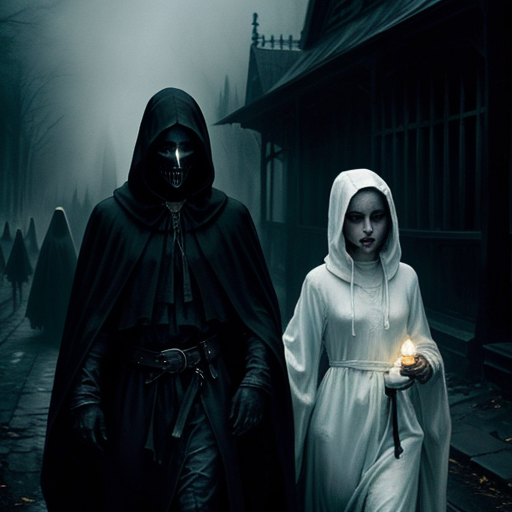
#> input picture assets/enemies/animas_procesion.png, 512 x 512 px
$ python campesino_attack_nose.py ../../assets/enemies/animas_procesion.png ../../assets/enemies/boyero_maldito.png 5 5
#> lines starting #> are read from the running program, lines starting #| are printed output that depends on the picture
# Paint a small shaded profile nose (facing left), drawn at 8x and downsampled.
from PIL import Image, ImageDraw, ImageFilter
S="/tmp/claude-0/-home-user-darkest-tico/0e0649c4-68de-512a-876e-2d9bfe94fd76/scratchpad"
import sys
src,out=sys.argv[1],sys.argv[2]
ox,oy=int(sys.argv[3]),int(sys.argv[4])      # top of the bridge (between the brows), sprite px
K=8
im=Image.open(src).convert("RGBA")
W,H=16,16
big=Image.new("RGBA",(W*K,H*K),(0,0,0,0)); d=ImageDraw.Draw(big)
#> after `big = Image.new('RGBA', (W * K, H * K), (0, 0, 0, 0))`: big: PIL image 128x128 RGBA; every value is 0
P=lambda x,y:(x*K,y*K)
# nose body: bridge from (9,0) down-left to the tip (2,9), round tip, underside back to (8,11), up the cheek line (10,6)
body=[P(9,0),P(7,3),P(4,6.5),P(2,9),P(2.2,10.6),P(4,11.4),P(6.5,11),P(8.5,11.6),P(10.5,9),P(10.5,4)]
d.polygon(body,fill=(118,80,58,255))
# shadow on the cheek side
d.polygon([P(8,5),P(10.5,4),P(10.5,9),P(8.5,11.6),P(7.5,9)],fill=(84,54,40,255))
# lit bridge and tip highlight
d.line([P(8.6,0.8),P(5,5.2),P(3,8.4)],fill=(170,124,95,255),width=int(1.3*K))
d.ellipse([P(2.4,8.4)[0],P(2.4,8.4)[1],P(4.4,10.2)[0],P(4.4,10.2)[1]],fill=(160,112,84,255))
# nostril
d.ellipse([P(5,9.6)[0],P(5,9.6)[1],P(7.3,10.9)[0],P(7.3,10.9)[1]],fill=(40,24,18,255))
big=big.filter(ImageFilter.GaussianBlur(K*0.35))
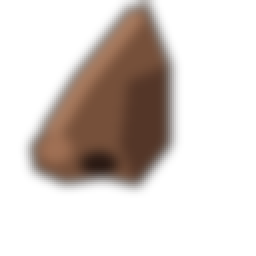
#> big: PIL image 128x128 RGBA (shown 2 times larger); mean R, G, B, A 29, 19.8, 14.7, 63.4; transparent parts drawn white
small=big.resize((W,H),Image.LANCZOS)
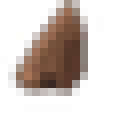
#> small: PIL image 16x16 RGBA (shown 8 times larger); mean R, G, B, A 41, 28.9, 21.5, 63.6; transparent parts drawn white
res=im.copy(); res.alpha_composite(small,(ox-9,oy))
res.save(out)
bg=Image.new("RGBA",res.size,(58,42,30,255)); bg.alpha_composite(res)
#> after `bg = Image.new('RGBA', res.size, (58, 42, 30, 255))`:
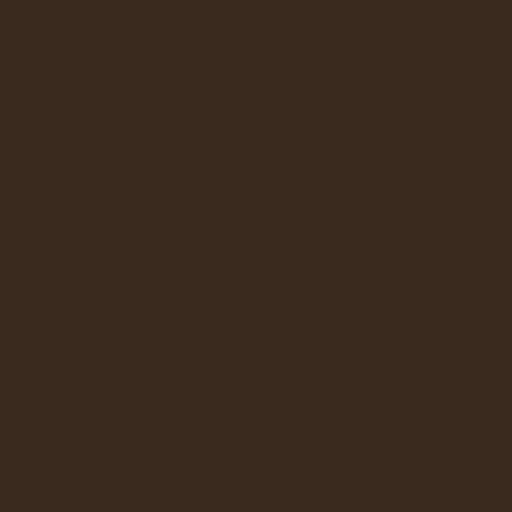
#> bg: PIL image 512x512 RGBA; mean R, G, B, A 58, 42, 30, 255
bg.convert("RGB").crop((70,55,150,135)).resize((400,400),Image.LANCZOS).save(f"{S}/nose_zoom.png")
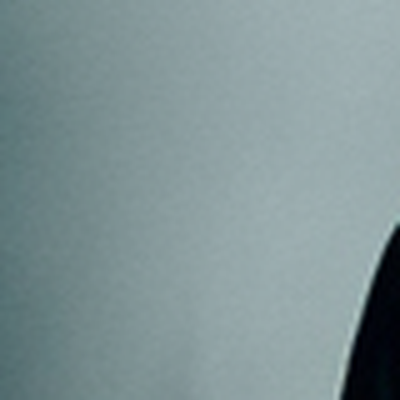
#> saved as nose_zoom.png: PIL image 400x400 RGB; mean R, G, B 129.2, 148.6, 150.6

$ run again, on assets/enemies/brujo_de_la_montana.png
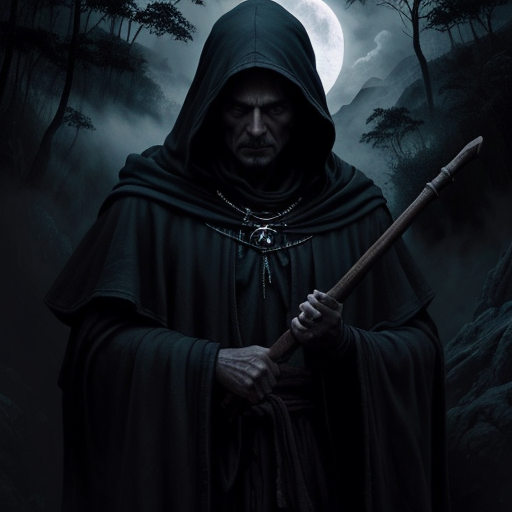
#> input picture assets/enemies/brujo_de_la_montana.png, 512 x 512 px
#> `bg.convert("RGB").crop((70,55,150,135)).resize((400,400),Image.LANCZOS..`:
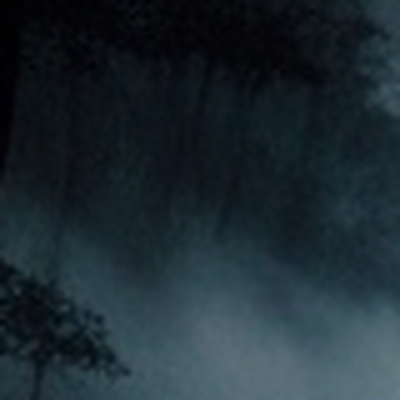
#> saved as nose_zoom.png: PIL image 400x400 RGB; mean R, G, B 29.2, 42.2, 49.4

$ run again, on assets/enemies/buey_de_ceniza.png
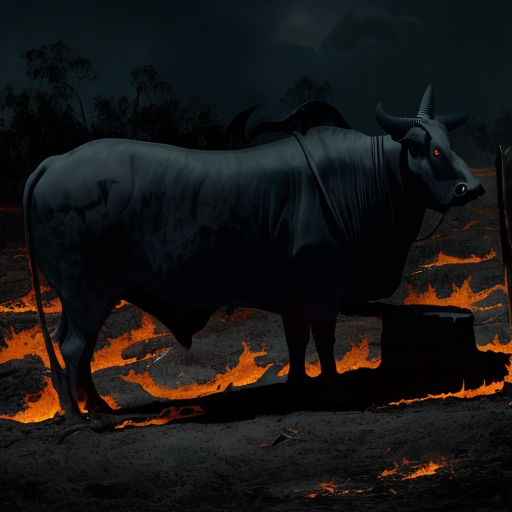
#> input picture assets/enemies/buey_de_ceniza.png, 512 x 512 px
#> `bg.convert("RGB").crop((70,55,150,135)).resize((400,400),Image.LANCZOS..`:
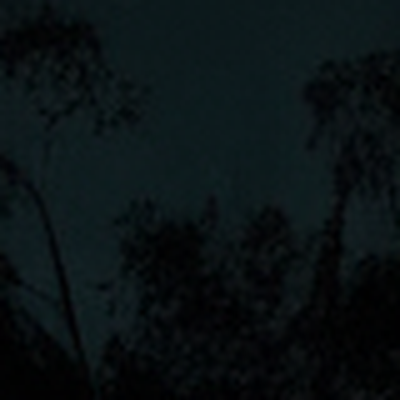
#> saved as nose_zoom.png: PIL image 400x400 RGB; mean R, G, B 9.8, 17.8, 19.8

$ run again, on assets/enemies/capataz_de_ceniza.png
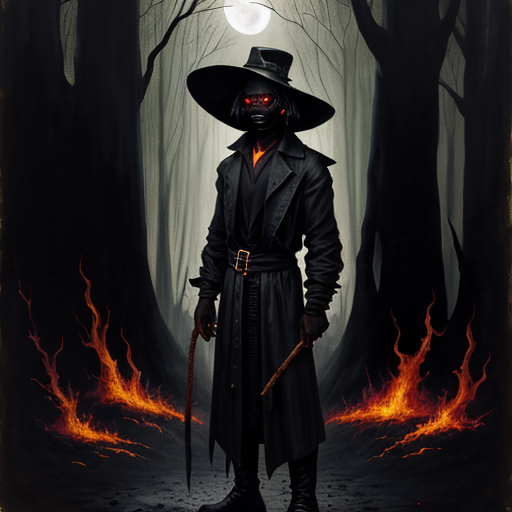
#> input picture assets/enemies/capataz_de_ceniza.png, 512 x 512 px
#> `bg.convert("RGB").crop((70,55,150,135)).resize((400,400),Image.LANCZOS..`:
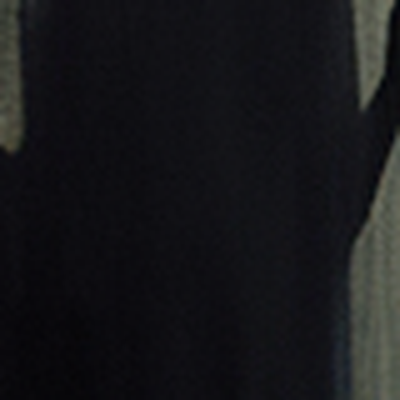
#> saved as nose_zoom.png: PIL image 400x400 RGB; mean R, G, B 22.5, 22.8, 25.5
